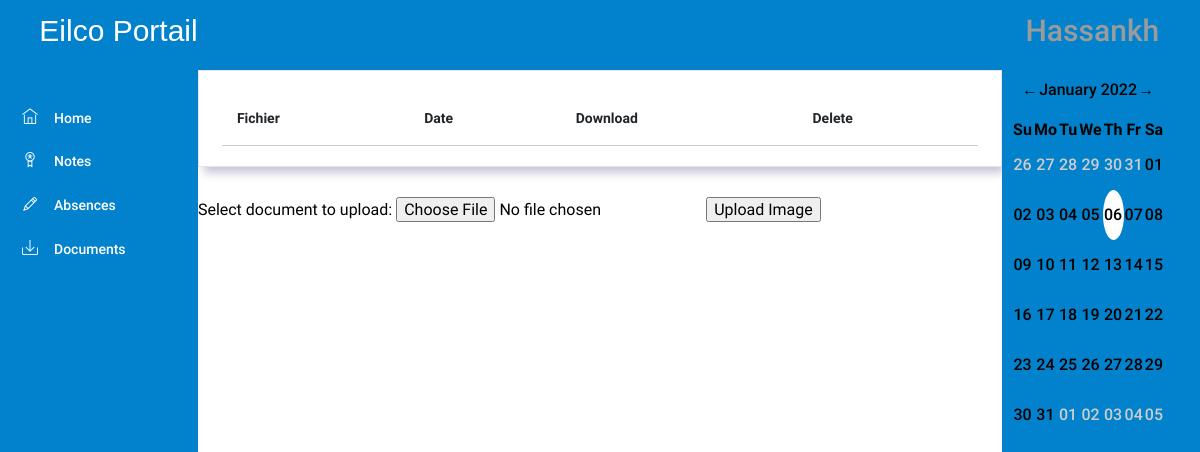
Page /PL/pages/prof/documents.php?id=8 (signed in) on the earlier database version.
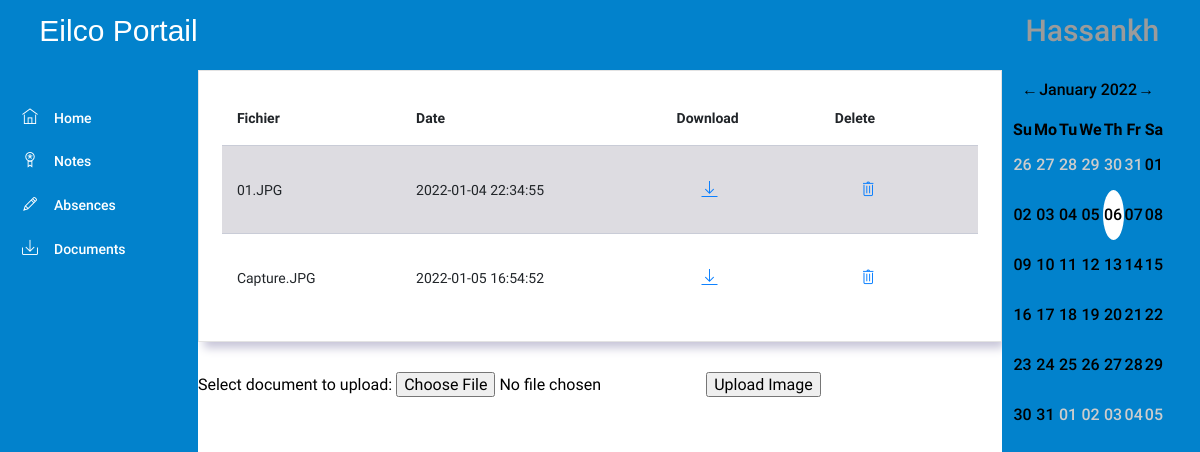
Same page on the later database version.
### tables this page shows
CREATE TABLE `document` (
  `iddocument` int NOT NULL AUTO_INCREMENT,
  `nom` varchar(45) NOT NULL,
  `lien` varchar(45) NOT NULL,
  `cour_id` int NOT NULL,
  `Date` datetime NOT NULL DEFAULT CURRENT_TIMESTAMP,
  PRIMARY KEY (`iddocument`),
  KEY `cour_document_idx` (`cour_id`),
  CONSTRAINT `cour_document` FOREIGN KEY (`cour_id`) REFERENCES `cours` (`idcours`) ON DELETE CASCADE ON UPDATE CASCADE
);

### DAL/documentsRepository.php (called while the page is built, shortened)
<?php
require(__DIR__ . "/../DTO/document.php");
function getDocumentsByCours($cours_id)
{
    $conn = openConnection();
    $documents = null;
    $query = "SELECT * from document where cour_id=?;";
    $stmt = $conn->prepare($query);
    $stmt->bind_param("i", $cours_id);
    $stmt->execute();
    $result = $stmt->get_result();
    if (mysqli_num_rows($result) == false) {
        return null;
    }
    $i = 0;
    while ($row = mysqli_fetch_array($result)) {
        $document = new document();
        $document->setId($row["iddocument"]);
        $document->setNom($row["nom"]);
        $document->setLien($row["lien"]);
        $document->setDate($row["Date"]);
        $documents[$i] = $document;
        $i++;
    }
    return $documents;
}

### BLL/documentsManager.php (called while the page is built, shortened)
<?php
require(__DIR__."/../DAL/documentsRepository.php");
function getDocument($cours_id){
    return getDocumentsByCours($cours_id);
}

### DTO/document.php (called while the page is built, shortened)
<?php
class document{
    private $id;
    private $nom;
    private $lien;
    private $date;
    public function getId() {
        return $this->id;
    }
    public function setId($id) {
        $this->id = $id;
    }
    public function getNom() {
        return $this->nom;
    }
    public function setNom($nom) {
        $this->nom = $nom;
    }
    public function getLien() {
        return $this->lien;
    }
    public function setLien($lien) {
        $this->lien = $lien;
    }
    public function getDate() {
        return $this->date;
    }
    public function setDate($date) {
        $this->date = $date;
    }
}
?>

### PL/pages/prof/documents.php (the view, shortened to what the changed rows need)
<?php
$cours_id = $_GET["id"];
?>
<!DOCTYPE html>
<html lang="en">
<head>
    <link rel="stylesheet" href="../../assets/vendors/ti-icons/css/themify-icons.css">
    <link rel="stylesheet" href="../../styles/admin_page.css">
    <link rel="stylesheet" href="../../styles/rome.css">
</head>
<body>
    <div class="container-scroller">
        <div class="container-fluid page-body-wrapper">
            <div class="main-panel">
                <div class="content-wrapper">
                    <div class="row">
                        <div class="col-lg-12 grid-margin stretch-card">
                            <div class="card">
                                <div class="card-body">
                                    <div class="table-responsive">
                                        <table class="table table-striped">
                                            <?php
                                            require("../../../BLL/documentsManager.php");
                                            $documents = getDocument($cours_id);
                                            echo "<thead>"
                                                . "<tr>"
                                                . "<th>Fichier</th>"
                                                . "<th>Date</th>"
                                                . "<th>Download</th>"
                                                . "<th>Delete</th>"
                                                . "</tr>"
                                                . "</thead>"
                                                . "<tbody>";
                                            if ($documents != null)
                                                for ($i = 0; $i < count($documents); $i++) {
                                                    echo "<tr>"
                                                        . "<td>" . $documents[$i]->getNom() . "</td>"
                                                        . "<td>" . $documents[$i]->getDate() . "</td>"
                                                        . "<td><form method='POST'><button class='btn btn-link' name='downloadBtn' value='" . $documents[$i]->getLien() . "'><i class='ti-download menu-icon'></i></button></form></td>"
                                                        . "<td><form method='POST'><button class='btn btn-link' name='deleteBtn' value='" . $documents[$i]->getId() . "'><i class='ti-trash '></i></button></form></td>";
                                                }
                                            echo "</tbody>";
                                            ?>
                                        </table>
                                    </div>
                                </div>
                            </div>
                        </div>
                    </div>
                </div>
            </div>
        </div>
    </div>
</body>
</html>

Differences in the rows shown:
added document: nom "01.JPG", Date "2022-01-04 22:34:55", $documents[$i]->getId() 38 (drawn)
added document: nom "Capture.JPG", Date "2022-01-05 16:54:52", $documents[$i]->getId() 39 (drawn)
